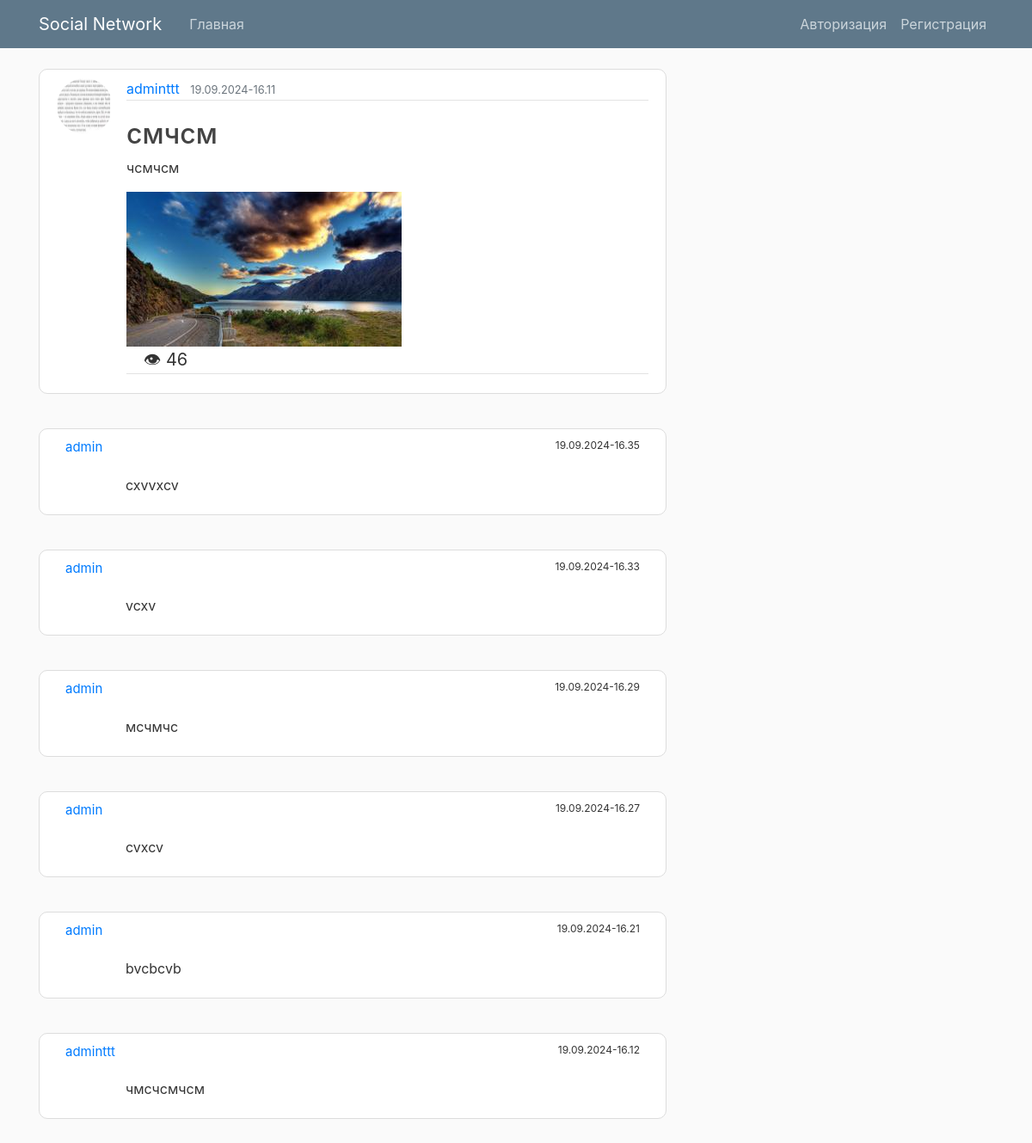
Screenshot of /post/3 with the database file from the repository.
### flaskblog/models.py (models this page shows, shortened)
class User(db.Model, UserMixin):
    id = db.Column(db.Integer, primary_key=True)
    username = db.Column(db.String(20), unique=True, nullable=False)
    email = db.Column(db.String(120), unique=True, nullable=False)
    image_file = db.Column(db.String(20), nullable=False, default='default.jpg')
    password = db.Column(db.String(60), nullable=False)
    posts = db.relationship('Post', backref='author', lazy=True)

class Post(db.Model):
    id = db.Column(db.Integer, primary_key=True)
    title = db.Column(db.String(100), nullable=False)
    content = db.Column(db.Text, nullable=False)
    post_image = db.Column(db.String(30), nullable=False, default='default.jpg')
    views = db.Column(db.Integer, default=0)
    likes = db.Column(db.Integer, default=0)
    user_id = db.Column(db.Integer, db.ForeignKey('user.id'), nullable=False)
    comments = db.relationship('Comment', backref='comment_post', lazy=True, cascade='all, delete-orphan')
    date_posted = db.Column(db.DateTime, nullable=False, default=datetime.now)

class Comment(db.Model):
    id = db.Column(db.Integer, primary_key=True)
    username = db.Column(db.String(20))
    body = db.Column(db.Text(200), nullable=False)
    date_comment = db.Column(db.DateTime, nullable=False, default=datetime.now)
    post_id = db.Column(db.Integer, db.ForeignKey('post.id', ondelete='CASCADE'), nullable=False)

### flaskblog/routes.py (the view, shortened to what this page needs)
@app.route("/post/<int:post_id>", methods=['GET', 'POST'])
def post(post_id):
    post = Post.query.get_or_404(post_id)
    comment = Comment.query.filter_by(post_id=post.id).order_by(db.desc(Comment.date_comment)).all()
    post.views += 1
    db.session.commit()
    commentform = AddCommentForm()
    return render_template('post.html', title=post.title, post=post, post_id=post.id, commentform=commentform, comment=comment)

### flaskblog/templates/post.html (shortened to what this page needs)
{% extends "layout.html" %}
{% block content %}
  <article class="media content-section">
    <img class="rounded-circle article-img" src="{{ url_for('static', filename='profile_pics/' + post.author.image_file) }}">
    <div class="media-body">
      <div class="article-metadata">
        <a class="mr-2" href="{{ url_for('user_posts', username=post.author.username) }}">{{ post.author.username }}</a>
        <small class="text-muted">{{ post.date_posted.strftime("%d.%m.%Y-%H.%M") }}</small>
      </div>
      <h2 class="article-title">{{ post.title }}</h2>
      <p class="article-content">{{ post.content }}</p>
      <div class="article-metadata">
        <img class="" src="{{ url_for('static', filename='post_pics/' + post.post_image) }}">
        <div class="post_stat_side">
          <div class="left_side_stat_post">&#128065; {{ post.views }}</div>
        </div>
    </div>
    </div>
  </article>
        <div class="comment_side">
          {% for i in comment %}
<div class="single_comment">
  <div class="head_comment">
      <div class="left_comment_side">
        <a href="{{ url_for('.user_posts', username=i.username)}}">{{ i.username }}</a>
    </div>
    <div class="right_comment_side">{{ i.date_comment.strftime("%d.%m.%Y-%H.%M") }}</div>
  </div>
  <div class="body_comment">
    {{ i.body }}
  </div>
</div>
          {% endfor %}
</div>
  </div>
{% endblock content %}

### flaskblog/static/main.css (style rules this page uses)
body { background: #fafafa; color: #333333; margin-top: 5rem; }
h1, h2, h3, h4, h5, h6 { color: #444444; }
.content-section { background: #ffffff; padding: 10px 20px 2px; border: 1px solid #dddddd; border-radius: 10px; margin-bottom: 40px; }
.article-title { color: #444444; }
.article-content { white-space: pre-line; }
.article-img { height: 65px; width: 65px; margin-right: 16px; }
.article-metadata { padding-bottom: 1px; margin-bottom: 20px; border-bottom: 1px solid #e3e3e3 }
.single_comment { background: #ffffff; padding: 10px 20px 2px; border: 1px solid #dddddd; border-radius: 10px; margin-bottom: 40px; }
.head_comment { display:flex; justify-content: space-between; }
.left_comment_side { margin-left: 10px; font-size: 15px; }
.right_comment_side { margin-right: 10px; font-size: 12px; }
.body_comment { text-align:left; margin: 10px 40px; padding: 10px 40px; }
.left_side_stat_post { margin-left:20px; font-size: 20px; }

### rows the page displays
User: image_file (picture), author.username "adminttt"
Post: date_posted "19.09.2024-16.11", title "смчсм", content "чсмчсм", post_image (picture), views "46"
Comment: username "admin", date_comment "19.09.2024-16.35", body "cxvvxcv"
Comment: username "admin", date_comment "19.09.2024-16.33", body "vcxv"
Comment: username "admin", date_comment "19.09.2024-16.29", body "мсчмчс"
Comment: username "admin", date_comment "19.09.2024-16.27", body "cvxcv"
Comment: username "admin", date_comment "19.09.2024-16.21", body "bvcbcvb"
Comment: username "adminttt", date_comment "19.09.2024-16.12", body "чмсчсмчсм"
